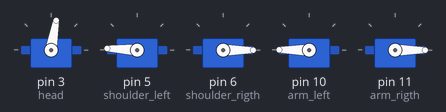
Bench run of a sketch on a simulated Arduino Uno, built with avr-gcc and run on an emulated ATmega328P. On the bench: 5 × servo.

Above: at 1.05 s.
At 3.3 s:
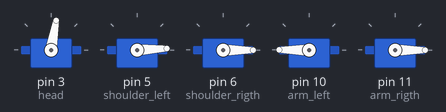
At 5.55 s:
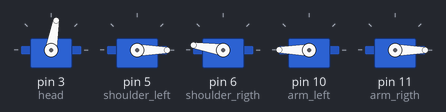
At 10.1 s:
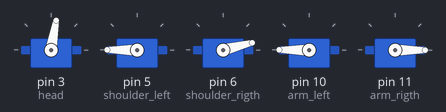
Timing chart, 0 to 13.1 s (numbered marks = the images above):
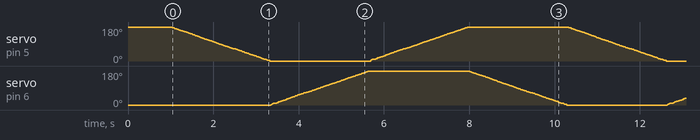

The sketch:

bunoide.ino
```cpp
/**
   Software: Bunoide
   Description: Esse programa move a cabeça e os braços do Bunoide.
   Date: 25/10/2018
   Author: RodrigueFAS
   Email: franciscosouzaacer@gmail.com
   Site: http://rodriguesfas.com.br
*/

// https://github.com/netlabtoolkit/VarSpeedServo
#include <VarSpeedServo.h>

#define BAUND_RATE 9600

VarSpeedServo head, shoulder_left, shoulder_rigth, arm_left, arm_rigth;

int pos_head;
int pos_shoulder_left;
int pos_shoulder_rigth;
int pos_arm_left;
int pos_arm_rigth;

void setup() {
  Serial.begin(BAUND_RATE);

  // Define pin conection servos.
  head.attach(3);
  shoulder_left.attach(5);
  shoulder_rigth.attach(6);
  arm_left.attach(10);
  arm_rigth.attach(11);

  // Define position initial servos.
  head.write(80);
  shoulder_left.write(180);
  shoulder_rigth.write(0);
  arm_left.write(180);
  arm_rigth.write(0);

  delay(1000);
}

void loop() {
  //move_head();
  //bye_bye_left();
  //bye_bye_rigth();
  move_both_arms();
}

void move_head() {

  for (pos_head = 0; pos_head < 90; pos_head++) {
    head.write(pos_head);
    delay(15);
  }

  delay(1000);

  for (pos_head = 90; pos_head >= 0; pos_head--) {
    head.write(pos_head);
    delay(15);
  }

  delay(1000);

}

void move_shoulder_left() {
  for (pos_shoulder_left = 90; pos_shoulder_left >= 0; pos_shoulder_left--) {
    shoulder_left.write(pos_shoulder_left);
    delay(15);
  }
}

void move_arm_left() {}

void move_shoulder_rigth() {}

void move_arm_rigth() {}

void move_both_arms() {
  down_shoulder_left();
  down_shoulder_rigth();

  up_shoulder_left();
  up_shoulder_rigth();
}

void up_shoulder_left() {
  shoulder_left.write(0, 50, true);
}

void up_shoulder_rigth() {
  shoulder_rigth.write(180, 50, true);
}

void down_shoulder_left() {
  shoulder_left.write(180, 50, true);
}

void down_shoulder_rigth() {
  shoulder_rigth.write(0, 50, true);
}

void bye_bye_left() {
  shoulder_left.write(90);
  arm_left.write(90, 50, true);
  arm_left.write(180, 30, true);
}

void bye_bye_rigth() {
  shoulder_rigth.write(90);
  arm_rigth.write(45, 30, true);
  arm_rigth.write(0, 30, true);
}
```
